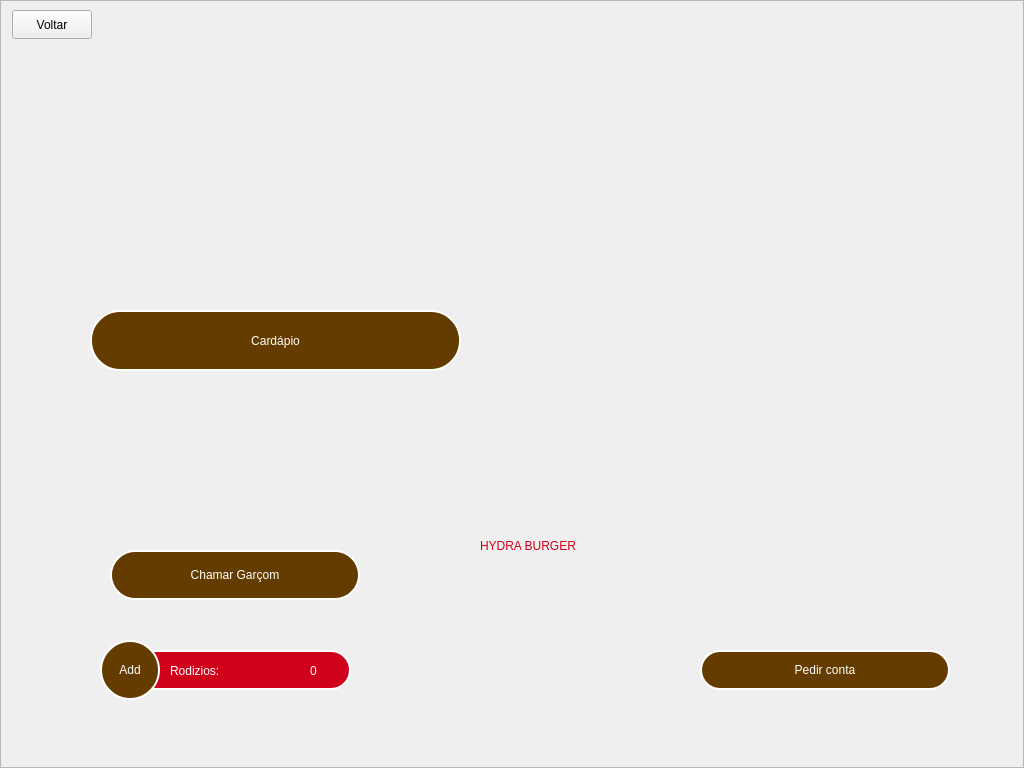
<?xml version="1.0" encoding="UTF-8"?>
<ui version="4.0">
 <class>cliente</class>
 <widget class="QMainWindow" name="cliente">
  <property name="geometry">
   <rect>
    <x>0</x>
    <y>0</y>
    <width>1024</width>
    <height>768</height>
   </rect>
  </property>
  <property name="minimumSize">
   <size>
    <width>1024</width>
    <height>768</height>
   </size>
  </property>
  <property name="maximumSize">
   <size>
    <width>1024</width>
    <height>768</height>
   </size>
  </property>
  <property name="windowTitle">
   <string>Login</string>
  </property>
  <widget class="QWidget" name="centralwidget">
   <widget class="QFrame" name="base_cliente">
    <property name="geometry">
     <rect>
      <x>0</x>
      <y>0</y>
      <width>1024</width>
      <height>768</height>
     </rect>
    </property>
    <property name="styleSheet">
     <string notr="true"/>
    </property>
    <property name="frameShape">
     <enum>QFrame::StyledPanel</enum>
    </property>
    <property name="frameShadow">
     <enum>QFrame::Raised</enum>
    </property>
    <widget class="QLabel" name="num_rodizios">
     <property name="geometry">
      <rect>
       <x>310</x>
       <y>650</y>
       <width>41</width>
       <height>41</height>
      </rect>
     </property>
     <property name="styleSheet">
      <string notr="true">font: 15pt &quot;GothicE&quot;;
color: rgb(255, 255, 255);</string>
     </property>
     <property name="inputMethodHints">
      <set>Qt::ImhDigitsOnly</set>
     </property>
     <property name="text">
      <string>0</string>
     </property>
    </widget>
    <widget class="QPushButton" name="pushButton">
     <property name="geometry">
      <rect>
       <x>90</x>
       <y>310</y>
       <width>371</width>
       <height>61</height>
      </rect>
     </property>
     <property name="styleSheet">
      <string notr="true">QPushButton {
background-color: rgb(100, 60, 0);
font: 20pt &quot;GothicE&quot;;
border-radius: 30px;
border: 2px solid #ffffff;
color: rgb(255, 255, 255);
}

QPushButton::hover{
	background-color: rgb(80, 60, 0)
}

QPushButton::pressed {
	background-color: rgb(90, 10, 0)
}</string>
     </property>
     <property name="text">
      <string>Cardápio</string>
     </property>
    </widget>
    <widget class="QPushButton" name="pushButton_3">
     <property name="geometry">
      <rect>
       <x>700</x>
       <y>650</y>
       <width>250</width>
       <height>40</height>
      </rect>
     </property>
     <property name="styleSheet">
      <string notr="true">QPushButton {
background-color: rgb(100, 60, 0);
font: 15pt &quot;GothicE&quot;;
border-radius: 20px;
border: 2px solid #ffffff;
color: rgb(255, 255, 255);
}

QPushButton::hover{
	background-color: rgb(80, 60, 0)
}

QPushButton::pressed {
	background-color: rgb(90, 10, 0)
}</string>
     </property>
     <property name="text">
      <string>Pedir conta</string>
     </property>
    </widget>
    <widget class="QPushButton" name="pushButton_4">
     <property name="geometry">
      <rect>
       <x>12</x>
       <y>10</y>
       <width>80</width>
       <height>29</height>
      </rect>
     </property>
     <property name="styleSheet">
      <string notr="true"/>
     </property>
     <property name="text">
      <string>Voltar</string>
     </property>
    </widget>
    <widget class="QPushButton" name="pushButton_5">
     <property name="geometry">
      <rect>
       <x>100</x>
       <y>640</y>
       <width>60</width>
       <height>60</height>
      </rect>
     </property>
     <property name="styleSheet">
      <string notr="true">QPushButton {
background-color: rgb(100, 60, 0);
font: 15pt &quot;GothicE&quot;;
border-radius: 30px;
border: 2px solid #ffffff;
color: rgb(255, 255, 255);
}

QPushButton::hover{
	background-color: rgb(80, 60, 0)
}

QPushButton::pressed {
	background-color: rgb(90, 10, 0)
}</string>
     </property>
     <property name="text">
      <string>Add</string>
     </property>
    </widget>
    <widget class="QLabel" name="txt_rodizio">
     <property name="geometry">
      <rect>
       <x>170</x>
       <y>650</y>
       <width>191</width>
       <height>41</height>
      </rect>
     </property>
     <property name="styleSheet">
      <string notr="true">font: 15pt &quot;GothicE&quot;;
color: rgb(255, 255, 255);</string>
     </property>
     <property name="text">
      <string>Rodizios:</string>
     </property>
    </widget>
    <widget class="QPushButton" name="pushButton_2">
     <property name="geometry">
      <rect>
       <x>110</x>
       <y>550</y>
       <width>250</width>
       <height>50</height>
      </rect>
     </property>
     <property name="styleSheet">
      <string notr="true">QPushButton {
background-color: rgb(100, 60, 0);
font: 15pt &quot;GothicE&quot;;
border-radius: 25px;
border: 2px solid #ffffff;
color: rgb(255, 255, 255);
}

QPushButton::hover{
	background-color: rgb(80, 60, 0)
}

QPushButton::pressed {
	background-color: rgb(90, 10, 0)
}</string>
     </property>
     <property name="text">
      <string>Chamar Garçom</string>
     </property>
    </widget>
    <widget class="QLabel" name="label">
     <property name="geometry">
      <rect>
       <x>0</x>
       <y>0</y>
       <width>1024</width>
       <height>768</height>
      </rect>
     </property>
     <property name="text">
      <string/>
     </property>
     <property name="pixmap">
      <pixmap resource="recursos.qrc">:/imagens/images/background_cliente.png</pixmap>
     </property>
     <property name="scaledContents">
      <bool>true</bool>
     </property>
    </widget>
    <widget class="QLabel" name="label_2">
     <property name="geometry">
      <rect>
       <x>530</x>
       <y>150</y>
       <width>350</width>
       <height>350</height>
      </rect>
     </property>
     <property name="text">
      <string/>
     </property>
     <property name="pixmap">
      <pixmap resource="recursos.qrc">:/imagens/images/logo_hydra_burger.png</pixmap>
     </property>
     <property name="scaledContents">
      <bool>true</bool>
     </property>
    </widget>
    <widget class="QLabel" name="label_3">
     <property name="geometry">
      <rect>
       <x>480</x>
       <y>510</y>
       <width>461</width>
       <height>71</height>
      </rect>
     </property>
     <property name="styleSheet">
      <string notr="true">font: 700 30pt &quot;Georgia&quot;;
color: rgb(208, 2, 27);</string>
     </property>
     <property name="text">
      <string>HYDRA BURGER</string>
     </property>
    </widget>
    <widget class="QFrame" name="frame">
     <property name="geometry">
      <rect>
       <x>130</x>
       <y>650</y>
       <width>221</width>
       <height>40</height>
      </rect>
     </property>
     <property name="styleSheet">
      <string notr="true">background-color: rgb(208, 2, 27);
border-radius: 20px;
border: 2px solid #ffffff;</string>
     </property>
     <property name="frameShape">
      <enum>QFrame::StyledPanel</enum>
     </property>
     <property name="frameShadow">
      <enum>QFrame::Raised</enum>
     </property>
    </widget>
    <widget class="QLabel" name="label_5">
     <property name="geometry">
      <rect>
       <x>90</x>
       <y>560</y>
       <width>301</width>
       <height>141</height>
      </rect>
     </property>
     <property name="text">
      <string/>
     </property>
     <property name="pixmap">
      <pixmap resource="recursos.qrc">:/imagens/images/linha_cursiva_3.png</pixmap>
     </property>
     <property name="scaledContents">
      <bool>true</bool>
     </property>
    </widget>
    <widget class="QLabel" name="label_6">
     <property name="geometry">
      <rect>
       <x>450</x>
       <y>550</y>
       <width>521</width>
       <height>71</height>
      </rect>
     </property>
     <property name="styleSheet">
      <string notr="true"/>
     </property>
     <property name="text">
      <string/>
     </property>
     <property name="pixmap">
      <pixmap resource="recursos.qrc">:/imagens/images/linha_cursiva_2.png</pixmap>
     </property>
     <property name="scaledContents">
      <bool>true</bool>
     </property>
    </widget>
    <zorder>label</zorder>
    <zorder>pushButton</zorder>
    <zorder>pushButton_3</zorder>
    <zorder>label_2</zorder>
    <zorder>label_5</zorder>
    <zorder>label_6</zorder>
    <zorder>label_3</zorder>
    <zorder>frame</zorder>
    <zorder>pushButton_4</zorder>
    <zorder>pushButton_5</zorder>
    <zorder>txt_rodizio</zorder>
    <zorder>num_rodizios</zorder>
    <zorder>pushButton_2</zorder>
   </widget>
  </widget>
  <widget class="QMenuBar" name="menubar">
   <property name="geometry">
    <rect>
     <x>0</x>
     <y>0</y>
     <width>1024</width>
     <height>25</height>
    </rect>
   </property>
  </widget>
 </widget>
 <resources>
  <include location="recursos.qrc"/>
 </resources>
 <connections>
  <connection>
   <sender>pushButton_4</sender>
   <signal>clicked()</signal>
   <receiver>cliente</receiver>
   <slot>close()</slot>
   <hints>
    <hint type="sourcelabel">
     <x>75</x>
     <y>53</y>
    </hint>
    <hint type="destinationlabel">
     <x>164</x>
     <y>46</y>
    </hint>
   </hints>
  </connection>
  <connection>
   <sender>pushButton</sender>
   <signal>clicked()</signal>
   <receiver>cliente</receiver>
   <slot>close()</slot>
   <hints>
    <hint type="sourcelabel">
     <x>110</x>
     <y>312</y>
    </hint>
    <hint type="destinationlabel">
     <x>288</x>
     <y>146</y>
    </hint>
   </hints>
  </connection>
 </connections>
</ui>
